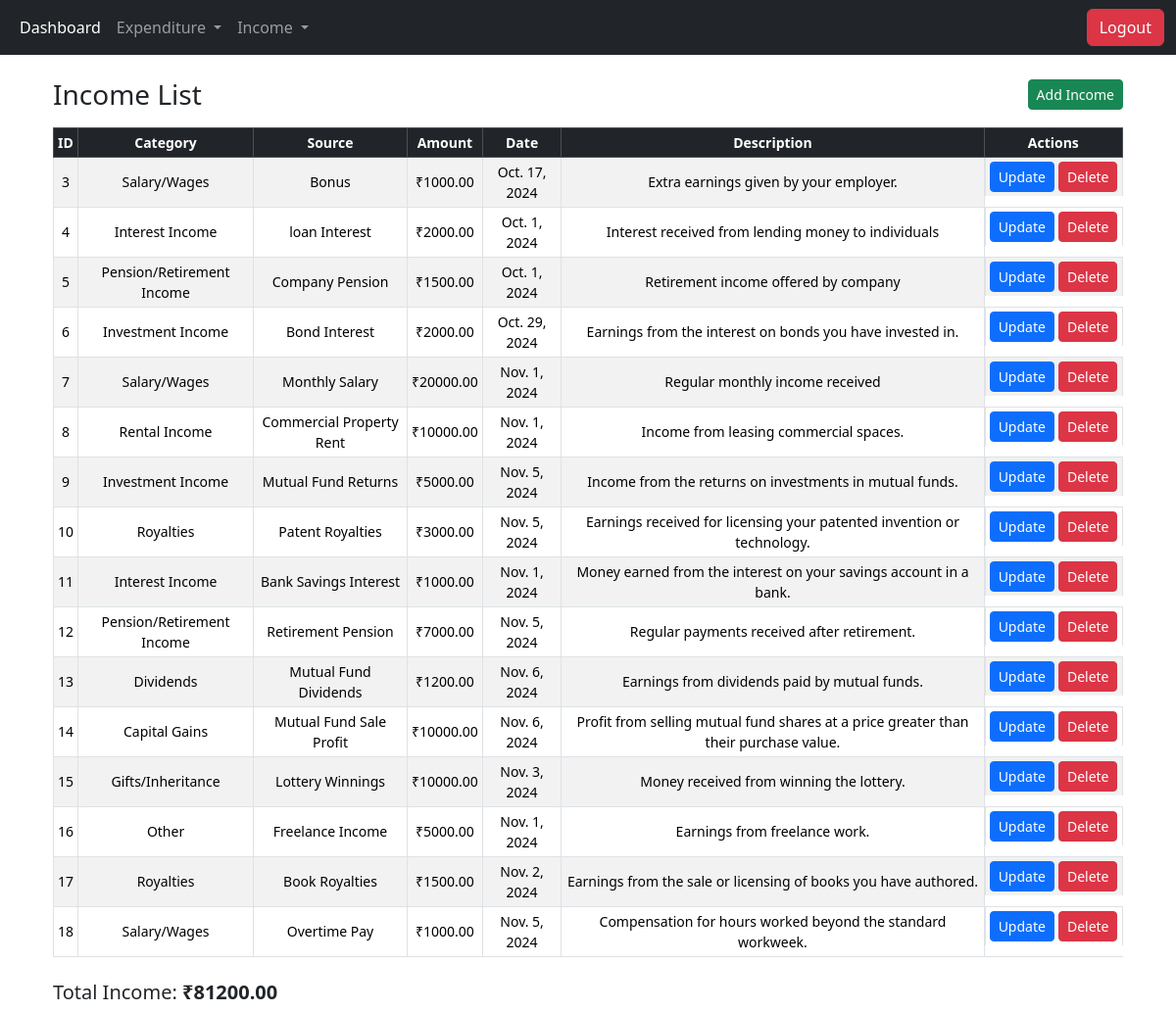
/myapp/income-list/, run on the app's committed database.
### myapp/models.py (models this page shows, shortened)
class Income(models.Model):
    INCOME_CATEGORIES = [
        ('Salary/Wages', 'Salary/Wages'),
        ('Business Income', 'Business Income'),
        ('Rental Income', 'Rental Income'),
        ('Investment Income', 'Investment Income'),
        ('Pension/Retirement Income', 'Pension/Retirement Income'),
        ('Interest Income', 'Interest Income'),
        ('Royalties', 'Royalties'),
        ('Freelance/Contractor Income', 'Freelance/Contractor Income'),
        ('Government Benefits', 'Government Benefits'),
        ('Dividends', 'Dividends'),
        ('Capital Gains', 'Capital Gains'),
        ('Annuities', 'Annuities'),
        ('Gifts/Inheritance', 'Gifts/Inheritance'),
        ('Other', 'Other'),
    ]
    income_category = models.CharField(max_length=50, choices=INCOME_CATEGORIES)
    income_source = models.CharField(max_length=255)
    income_amount = models.DecimalField(max_digits=10, decimal_places=2)
    income_date = models.DateField()
    income_description = models.TextField(blank=True, null=True)

### myapp/views.py (the view)
# urls.py: path('income-list/', views.income_list, name='income_list'),
def income_list(request):
    incomes = Income.objects.all()
    total_income = sum(income.income_amount for income in incomes)
    return render(request, 'income_list.html', {
        'incomes': incomes,
        'total_income': total_income,
    })

### myapp/templates/income_list.html (shortened to what this page needs)
{% extends 'base.html' %}
{% block content %}
<div class="container mt-4">
    <h3 class="d-flex justify-content-between align-items-center mb-3">
        <span>Income List</span>
        <a href="{% url 'income_form' %}" class="btn btn-success btn-sm">Add Income</a>
    </h3>
    <div class="table-responsive">
        <table class="table table-striped table-sm table-bordered align-middle">
            <thead class="table-dark">
                <tr class="text-center small">
                    <th>ID</th>
                    <th>Category</th>
                    <th>Source</th>
                    <th>Amount</th>
                    <th>Date</th>
                    <th>Description</th>
                    <th>Actions</th>
                </tr>
            </thead>
            <tbody>
                {% for income in incomes %}
                    <tr class="text-center small">
                        <td>{{ income.id }}</td>
                        <td>{{ income.income_category }}</td>
                        <td>{{ income.income_source }}</td>
                        <td>₹{{ income.income_amount|floatformat:2 }}</td>
                        <td>{{ income.income_date }}</td>
                        <td>{{ income.income_description|default:"N/A" }}</td>
                        <td class="d-flex justify-content-center gap-1">
                            <a href="{% url 'update-income' income.id %}" class="btn btn-primary btn-sm">Update</a>
                            <form action="{% url 'delete-income' income.id %}" method="post" class="d-inline">
                                <button type="submit" class="btn btn-danger btn-sm" onclick="return confirm('Are you sure you want to delete this income?');">Delete</button>
                            </form>
                        </td>
                    </tr>
                {% empty %}
                    <tr>
                        <td colspan="7" class="text-center text-muted">No incomes available.</td>
                    </tr>
                {% endfor %}
            </tbody>
        </table>
    </div>
    <div class="mt-2">
        <h5>Total Income: <span class="fw-bold">₹{{ total_income|floatformat:2 }}</span></h5>
    </div>
</div>
{% endblock %}

### data on the page
Income: id "3", income_category "Salary/Wages", income_source "Bonus", income_amount "1000.00", income_date "Oct. 17, 2024", income_description "Extra earnings given by your employer."
Income: id "4", income_category "Interest Income", income_source "loan Interest", income_amount "2000.00", income_date "Oct. 1, 2024", income_description "Interest received from lending money to individuals"
Income: id "5", income_category "Pension/Retirement Income", income_source "Company Pension", income_amount "1500.00", income_date "Oct. 1, 2024", income_description "Retirement income offered by company"
Income: id "6", income_category "Investment Income", income_source "Bond Interest", income_amount "2000.00", income_date "Oct. 29, 2024", income_description "Earnings from the interest on bonds you have invested in."
Income: id "7", income_category "Salary/Wages", income_source "Monthly Salary", income_amount "20000.00", income_date "Nov. 1, 2024", income_description "Regular monthly income received"
Income: id "8", income_category "Rental Income", income_source "Commercial Property Rent", income_amount "10000.00", income_date "Nov. 1, 2024", income_description "Income from leasing commercial spaces."
Income: id "9", income_category "Investment Income", income_source "Mutual Fund Returns", income_amount "5000.00", income_date "Nov. 5, 2024", income_description "Income from the returns on investments in mutual funds."
Income: id "10", income_category "Royalties", income_source "Patent Royalties", income_amount "3000.00", income_date "Nov. 5, 2024", income_description "Earnings received for licensing your patented invention or technology."
Income: id "11", income_category "Interest Income", income_source "Bank Savings Interest", income_amount "1000.00", income_date "Nov. 1, 2024", income_description "Money earned from the interest on your savings account in a bank."
Income: id "12", income_category "Pension/Retirement Income", income_source "Retirement Pension", income_amount "7000.00", income_date "Nov. 5, 2024", income_description "Regular payments received after retirement."
Income: id "13", income_category "Dividends", income_source "Mutual Fund Dividends", income_amount "1200.00", income_date "Nov. 6, 2024", income_description "Earnings from dividends paid by mutual funds."
Income: id "14", income_category "Capital Gains", income_source "Mutual Fund Sale Profit", income_amount "10000.00", income_date "Nov. 6, 2024", income_description "Profit from selling mutual fund shares at a price greater than their purchase value."
Income: id "15", income_category "Gifts/Inheritance", income_source "Lottery Winnings", income_amount "10000.00", income_date "Nov. 3, 2024", income_description "Money received from winning the lottery."
Income: id "16", income_category "Other", income_source "Freelance Income", income_amount "5000.00", income_date "Nov. 1, 2024", income_description "Earnings from freelance work."
Income: id "17", income_category "Royalties", income_source "Book Royalties", income_amount "1500.00", income_date "Nov. 2, 2024", income_description "Earnings from the sale or licensing of books you have authored."
Income: id "18", income_category "Salary/Wages", income_source "Overtime Pay", income_amount "1000.00", income_date "Nov. 5, 2024", income_description "Compensation for hours worked beyond the standard workweek."

### other printed values
{{ total_income|floatformat:2 }} "81200.00"
